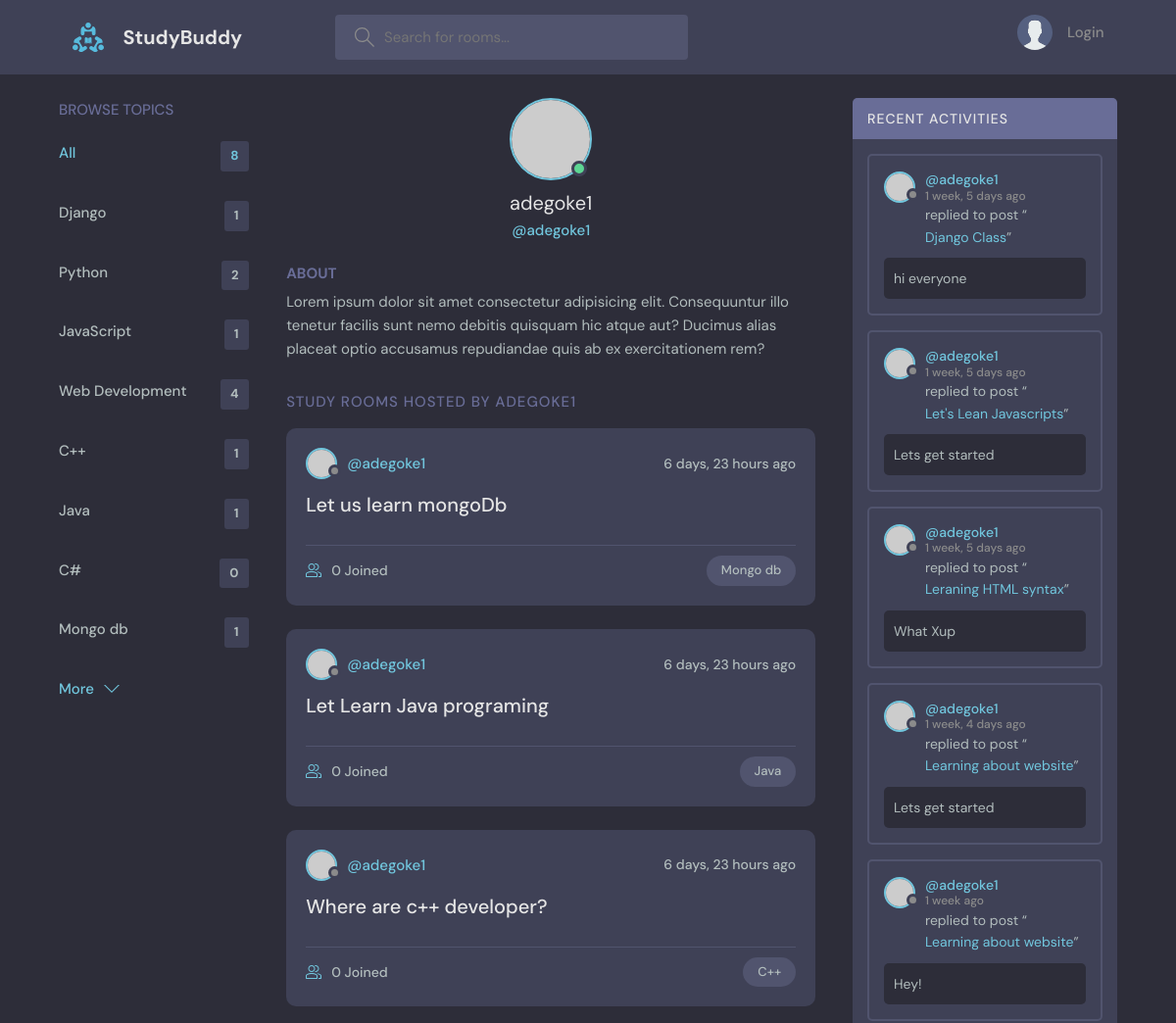
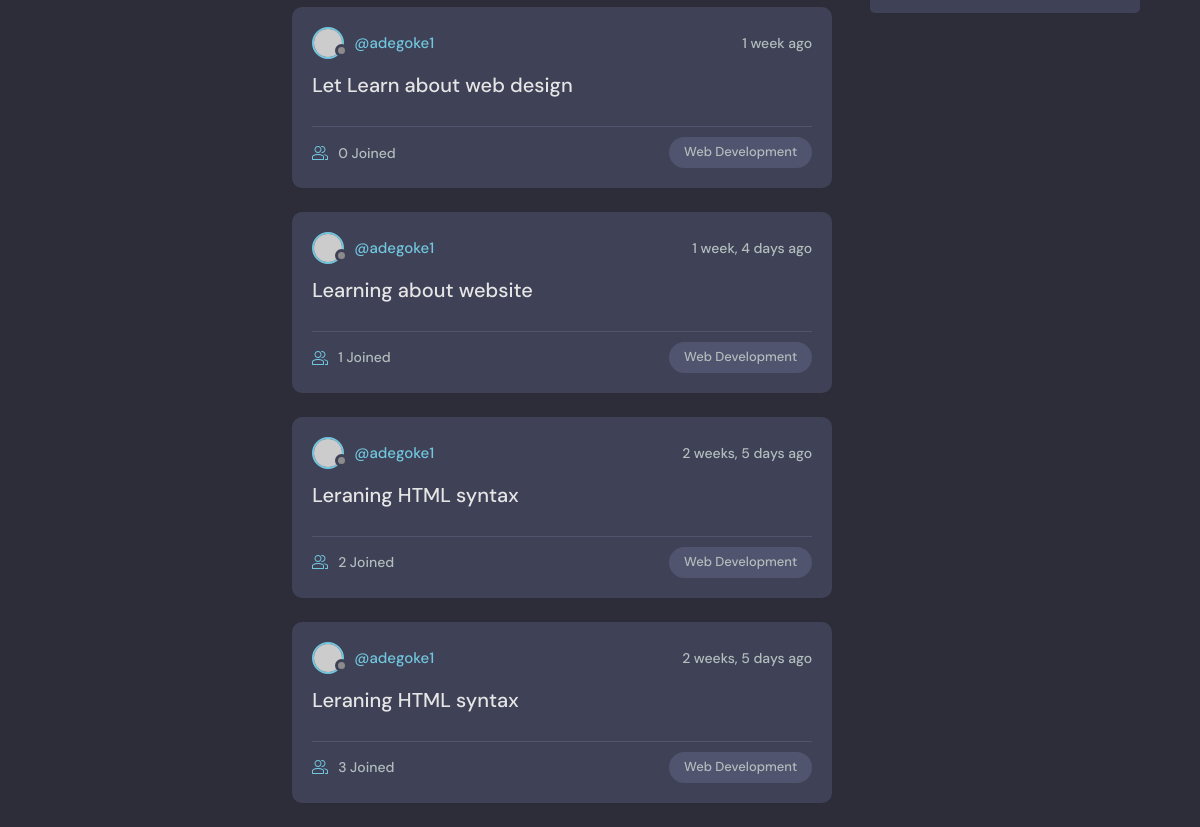
Page /profile/1/ on the committed database (2 pictures, top to bottom).
### tunde/models.py (models this page shows, shortened)
class Topic(models.Model):
    name=models.CharField(max_length=200)

class Room(models.Model):
    host=models.ForeignKey(User,  on_delete=models.SET_NULL, null=True)
    topic=models.ForeignKey(Topic, on_delete=models.SET_NULL, null=True)
    name=models.CharField(max_length=300)
    description=models.TextField(blank=True)
    participants=models.ManyToManyField(User, related_name='participants', blank=True)
    created_date=models.DateTimeField(auto_now_add=True)
    updated_date=models.DateTimeField(auto_now=True)
    class Meta:
        ordering = ['-created_date', '-updated_date']
    def __str__(self):
        return self.name

class Message(models.Model):
    user=models.ForeignKey(User, on_delete=models.CASCADE)
    room=models.ForeignKey(Room, on_delete=models.CASCADE)
    body=models.TextField(blank=True)
    created_date=models.DateTimeField(auto_now_add=True)
    updated_date=models.DateTimeField(auto_now=True)

### tunde/views.py (the view)
# urls.py: path('profile/<str:pk>/', views.userProfile, name='profile'),
def userProfile(request, pk):
    user=User.objects.get(id=pk)
    rooms=user.room_set.all()
    room_messages=user.message_set.all()
    topics=Topic.objects.all()
    context={'user': user, 'rooms': rooms, 'topics': topics, 'room_messages': room_messages}
    return render(request, 'tunde/profile.html', context)

### tunde/templates/tunde/profile.html (shortened to what this page needs)
{% extends 'main.html' %}
 {% block content %}
 <main class="profile-page layout layout--3">
  <div class="container">
    {% include 'tunde/topics_component.html' %}
    <div class="roomList">
      <div class="profile">
        <div class="profile__avatar">
          <div class="avatar avatar--large active">
            <img src="https://randomuser.me/api/portraits/men/11.jpg" />
          </div>
        </div>
        <div class="profile__info">
          <h3>{{user.username}}</h3>
          <p>@{{user.username}}</p>
        </div>
        <div class="profile__about">
          <h3>About</h3>
          <p>
            Lorem ipsum dolor sit amet consectetur adipisicing elit. Consequuntur illo tenetur
            facilis sunt nemo debitis quisquam hic atque aut? Ducimus alias placeat optio
            accusamus repudiandae quis ab ex exercitationem rem?
          </p>
        </div>
      </div>
      <div class="roomList__header">
        <div>
          <h2>Study Rooms Hosted by {{user.username|capfirst}}</a>
          </h2>
        </div>
      </div>
      {% include 'tunde/feeds_components.html' %}
    </div>
    {% include 'tunde/activity_component.html' %}
  </div>
</main>
 {% endblock content %}

### tunde/templates/tunde/topics_component.html (shortened to what this page needs)
<div class="topics">
   <div class="topics__header">
     <h2>Browse Topics</h2>
   </div>
   <ul class="topics__list">
     <li>
       <a href="{% url 'home' %}" class="active">All <span>{{topics.count}}</span></a>
     </li>
     {% for topic in topics %}
     <li>
       <a href="{% url 'home' %}?q={{topic.name}}">{{topic.name}}<span>{{topic.room_set.all.count}}</span></a>
     </li>
     {% endfor %}
   </ul>
   <a class="btn btn--link" href="{% url 'topic' %}">
     More
     <svg version="1.1" xmlns="http://www.w3.org/2000/svg" width="32" height="32" viewBox="0 0 32 32">
       <title>chevron-down</title>
       <path d="M16 21l-13-13h-3l16 16 16-16h-3l-13 13z"></path>
     </svg>
   </a>
 </div>

### tunde/templates/tunde/feeds_components.html (shortened to what this page needs)
{% for x  in rooms  %}
<div class="roomListRoom">
  <div class="roomListRoom__header">
    <a href="{% url 'profile' x.host.id %}" class="roomListRoom__author">
      <div class="avatar avatar--small">
        <img src="https://randomuser.me/api/portraits/women/11.jpg" />
      </div>
      <span>@{{x.host}}</span>
    </a>
    <div class="roomListRoom__actions">
      <span> {{x.created_date|timesince}}  ago</span>
    </div>
  </div>
  <div class="roomListRoom__content">
    <a href="{% url 'room' x.id %}">{{x.name}}</a>
  </div>
  <div class="roomListRoom__meta">
    <a href="{% url 'room' x.id %}" class="roomListRoom__joined">
      {{x.participants.count}} Joined
    </a>
    <p class="roomListRoom__topic">{{x.topic.name}}</p>
  </div>
</div>
{% endfor %}

### tunde/templates/tunde/activity_component.html (shortened to what this page needs)
<div class="activities">
    <div class="activities__header">
      <h2>Recent Activities</h2>
    </div>
    {% for x in room_messages  %}
    <div class="activities__box">
      <div class="activities__boxHeader roomListRoom__header">
        <a href="{% url 'profile' x.user.id %}" class="roomListRoom__author">
          <div class="avatar avatar--small">
            <img src="https://randomuser.me/api/portraits/women/11.jpg" />
          </div>
          <p>
            @{{x.user.username}}
            <span>{{x.created_date|timesince}} ago</span>
          </p>
        </a>
      </div>
      <div class="activities__boxContent">
        <p>replied to post “<a href="{% url 'room' x.room.id %}">{{x.room}}</a>”</p>
        <div class="activities__boxRoomContent">
         {{x.body}}
        </div>
      </div>
    </div>
    {% endfor %}
  </div>

### rows in the picture
Topic: name "Django", room_set.all.count "1"
Topic: name "Python", room_set.all.count "2"
Topic: name "JavaScript", room_set.all.count "1"
Topic: name "Web Development", room_set.all.count "4"
Topic: name "C++", room_set.all.count "1"
Topic: name "Java", room_set.all.count "1"
Topic: name "C#", room_set.all.count "0"
Topic: name "Mongo db", room_set.all.count "1"
Room: host "adegoke1", created_date "6 days, 23 hours", name "Let us learn mongoDb", participants.count "0", topic.name "Mongo db"
Room: host "adegoke1", created_date "6 days, 23 hours", name "Let Learn Java programing", participants.count "0", topic.name "Java"
Room: host "adegoke1", created_date "6 days, 23 hours", name "Where are c++ developer?", participants.count "0", topic.name "C++"
Room: host "adegoke1", created_date "1 week", name "Let Learn about web design", participants.count "0", topic.name "Web Development"
Room: host "adegoke1", created_date "1 week, 4 days", name "Learning about website", participants.count "1", topic.name "Web Development"
Room: host "adegoke1", created_date "2 weeks, 5 days", name "Leraning HTML syntax", participants.count "2", topic.name "Web Development"
Room: host "adegoke1", created_date "2 weeks, 5 days", name "Leraning HTML syntax", participants.count "3", topic.name "Web Development"
Message: user.username "adegoke1", created_date "1 week, 5 days", room "Django Class", body "hi everyone"
Message: user.username "adegoke1", created_date "1 week, 5 days", room "Let's Lean Javascripts", body "Lets get started"
Message: user.username "adegoke1", created_date "1 week, 5 days", room "Leraning HTML syntax", body "What Xup"
Message: user.username "adegoke1", created_date "1 week, 4 days", room "Learning about website", body "Lets get started"
Message: user.username "adegoke1", created_date "1 week", room "Learning about website", body "Hey!"

### other values in the picture
{{ topics.count }} "8"
{{ user.username }} "adegoke1"
{{ user.username|capfirst }} "ADEGOKE1"
